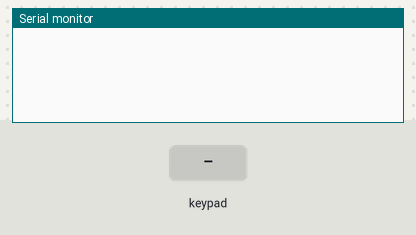
Bench run of a sketch on a simulated Arduino Mega 2560, built with avr-gcc and run on an emulated ATmega2560. On the bench: the last lines printed to the serial monitor. The test bench sets the inputs (shaded band).

Above: at 1.2 s.
1.3 s: key '1' pressed
At 2.5 s:
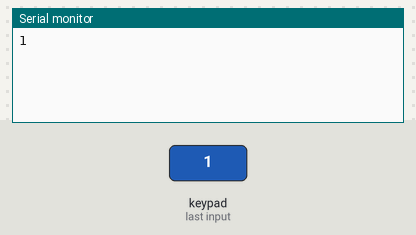
2.8 s: keypad keys 5 2 5 0 4 8 4 6 # pressed 0.4 s apart
At 6.4 s:
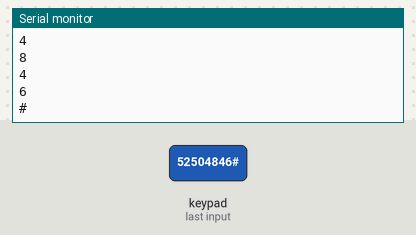
7.9 s: key 'A' pressed
At 8.9 s:
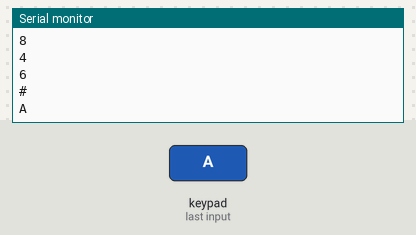
9.4 s: keypad keys 5 2 5 0 4 8 4 6 * pressed 0.4 s apart
At 13.7 s:
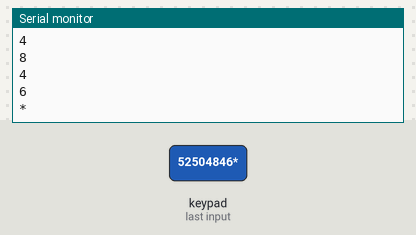
14.5 s: key 'B' pressed
At 15.1 s:
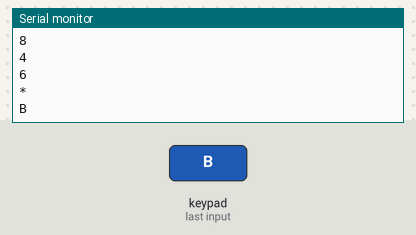
16.0 s: keypad keys 5 2 5 0 4 8 4 6 D pressed 0.4 s apart
At 19.8 s:
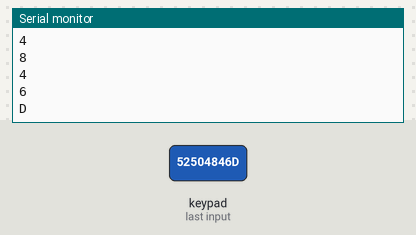
Timing chart, 0 to 21.3 s (numbered marks = the images above; inputs shaded):
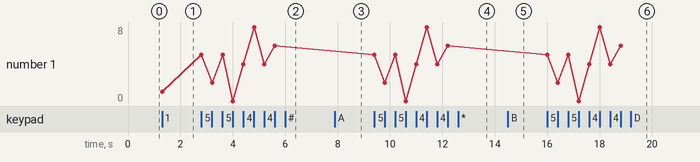

Measured:
- after the input at 1.3 s, the serial monitor: prints a new line at once (image 1)
- after the input at 2.8 s, the serial monitor: prints a new line at once (image 2)
- after the input at 7.9 s, the serial monitor: prints a new line at once (image 3)
- after the input at 9.4 s, the serial monitor: prints a new line at once (image 4)
- after the input at 14.5 s, the serial monitor: prints a new line at once (image 5)
- after the input at 16.0 s, the serial monitor: prints a new line at once (image 6)
- plotted number 1: 1 → 6 after the input at 2.8 s

The sketch:

keypad.ino
```cpp
#include <Keypad.h>

const byte ROWS = 4;
const byte COLS = 4;

char keys [ROWS][COLS] = {
  {'1' , '2' , '3' , 'A'},
  {'4' , '5' , '6' , 'B'},
  {'7' , '8' , '9' , 'C'},
  {'*' , '0' , '#' , 'D'},
};

byte rowPins[ROWS] = {52, 50, 48, 46};
byte colPins[COLS] = {44, 42, 40, 38};

Keypad save = Keypad (makeKeymap(keys), rowPins, colPins, ROWS, COLS);

void setup()
{
  Serial.begin(9600);
}

void loop()
{
  char key = save.getKey();
  if (key)
  {
    Serial.println(key);
  }
}
```
